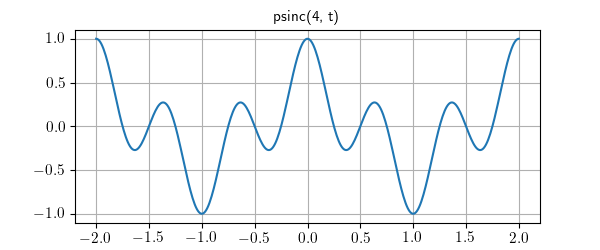

The script that drew this image:
from matplotlib.pyplot import savefig, style
from lcapy import *

style.use('function.mplstyle')
psinc(4, t).plot((-2, 2), title='psinc(4, t)')
savefig(__file__.replace('.py', '.png'))
